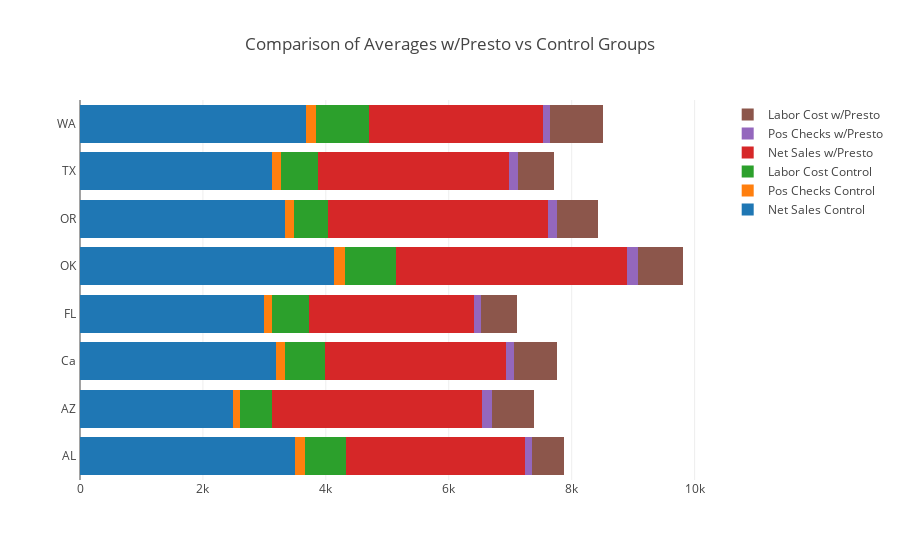

The cell this chart's notebook holds for it:
### Markdown cell above
### Note: Click on the legend items to isolate graphs. For optimal viewing, compare one category at a time by selecting Control vs w/Presto.

### Code cell
layout = go.Layout(title="Comparison of Averages w/Presto vs Control Groups",barmode='stack')

fig = go.Figure(data=get_traces1(ctrl,'Control')+get_traces1(test,'w/Presto'), layout=layout)

offline.iplot(fig)

### Figure 1 — Plotly figure (JSON) as saved in the notebook; plotly's stock layout.template omitted (floating-point values rounded to 4 significant figures)
{"data": [{"name": "Net Sales Control", "orientation": "h", "type": "bar", "uid": "5c4d2c80-b7bb-4557-92e2-064109c8b9e6", "x": [3492.0, 2482.0, 3190.0, 2986.0, 4135.0, 3334.0, 3125.0, 3685.0], "y": ["AL ", "AZ ", "Ca ", "FL ", "OK ", "OR ", "TX ", "WA "]}, {"name": "Pos Checks Control", "orientation": "h", "type": "bar", "uid": "750d2eea-5131-4f68-a29c-bfbc150e8487", "x": [164.7, 114.0, 143.7, 134.4, 182.6, 147.4, 149.3, 150.3], "y": ["AL ", "AZ ", "Ca ", "FL ", "OK ", "OR ", "TX ", "WA "]}, {"name": "Labor Cost Control", "orientation": "h", "type": "bar", "uid": "76adcb4c-3cc9-4426-9c69-137eb434b5fb", "x": [676.5, 522.4, 658.3, 614.0, 830.1, 557.1, 592.6, 868.2], "y": ["AL ", "AZ ", "Ca ", "FL ", "OK ", "OR ", "TX ", "WA "]}, {"name": "Net Sales w/Presto", "orientation": "h", "type": "bar", "uid": "f0178a95-1785-4b5f-9a66-4cfaa3acae26", "x": [2900.0, 3426.0, 2942.0, 2672.0, 3752.0, 3569.0, 3112.0, 2828.0], "y": ["AL ", "AZ ", "Ca ", "FL ", "OK ", "OR ", "TX ", "WA "]}, {"name": "Pos Checks w/Presto", "orientation": "h", "type": "bar", "uid": "789d2f7f-3607-4d98-943c-d565b03c7c05", "x": [123.3, 150.1, 130.9, 116.1, 179.5, 155.0, 145.0, 110.0], "y": ["AL ", "AZ ", "Ca ", "FL ", "OK ", "OR ", "TX ", "WA "]}, {"name": "Labor Cost w/Presto", "orientation": "h", "type": "bar", "uid": "919e123b-1324-4b08-b7a8-821f2b1353f0", "x": [517.2, 694.0, 698.9, 586.8, 735.9, 672.0, 590.7, 871.3], "y": ["AL ", "AZ ", "Ca ", "FL ", "OK ", "OR ", "TX ", "WA "]}], "layout": {"barmode": "stack", "title": "Comparison of Averages w/Presto vs Control Groups"}}
